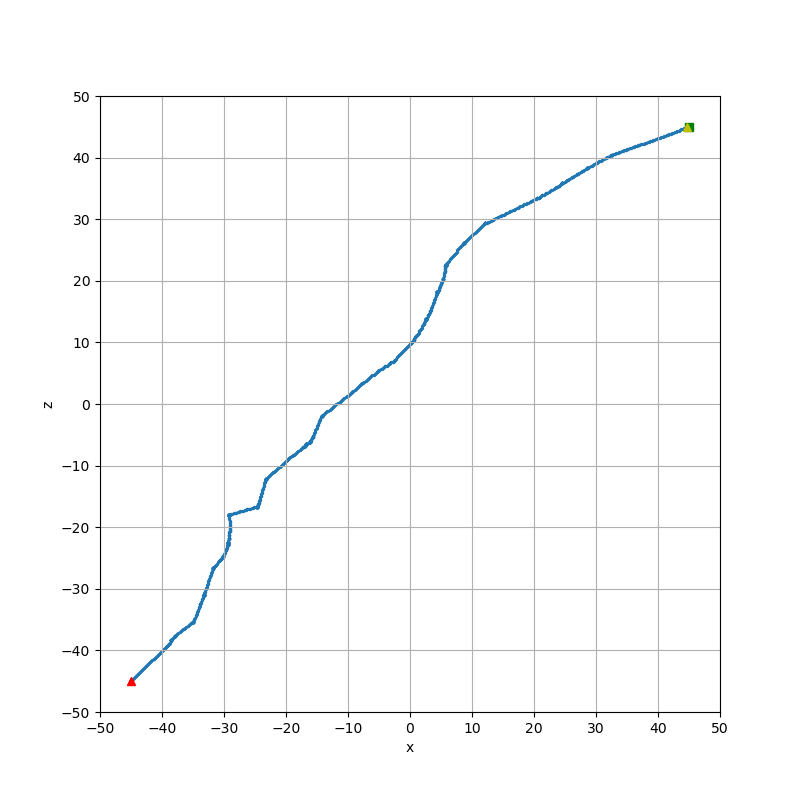

This figure's Python source:
import matplotlib.pyplot as plt
import numpy as np
import os
import cv2

nav_log = []
x_pos_arr = []
z_pos_arr = []

#path = "/home/matt-ip/Desktop/logs/algorithm3/density/default/seed11/logfile.txt"
path = "/home/matt-ip/Desktop/logs/logfile.txt"

f = open(path, "r")
log = f.readlines()
f.close()

x_goal_pos = float(log[10].split()[3])
z_goal_pos = float(log[10].split()[5])

for i in range(27, len(log)-3):
    nav_log.append(log[i])

for j in nav_log:
    item = j.split("\t")
    pos = item[2]
    pos = pos.split(" ")
    x_pos, z_pos = float(pos[2]), float(pos[4])
    x_pos_arr.append(x_pos)
    z_pos_arr.append(z_pos)

fig, ax = plt.subplots(figsize=(8,8))
ax.scatter(x_pos_arr, z_pos_arr, s=2)

plt.plot(x_goal_pos, z_goal_pos, "gs")
plt.plot(x_pos_arr[0], z_pos_arr[0], "r^", x_pos_arr[-1], z_pos_arr[-1], "y^")

plt.xlabel("x")
plt.ylabel("z")
plt.yticks(np.arange(-50, 60, 10))
plt.xticks(np.arange(-50, 60, 10))
plt.xlim = ([-50,50])
plt.ylim = ([-50,50])
plt.grid()

plt.savefig("/home/matt-ip/Desktop/logs/algorithm3/density/dense/seed9/traj-map9.png")
#plt.show()
